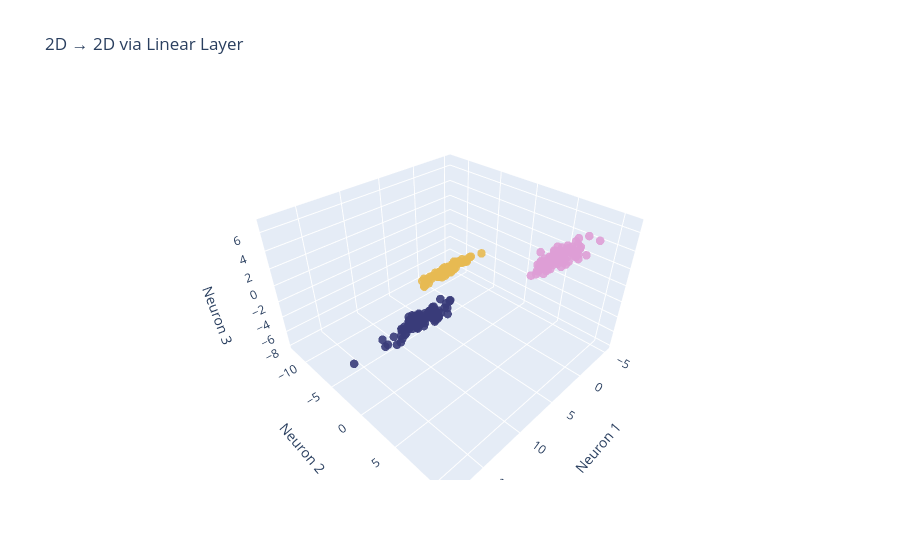

The notebook cell this image was saved under:
### Code cell
plot_3d_output(Z1, y, "2D → 2D via Linear Layer")

### Figure 1 — Plotly figure (JSON) as saved in the notebook; plotly's stock layout.template omitted (floating-point values rounded to 4 significant figures; data arrays with more than 128 entries replaced by an {"elided": "..."} marker saying what was removed)
{"data": [{"marker": {"color": {"elided": "300 int values"}, "colorscale": [[0, "rgb(57, 59, 121)"], [0.5, "rgb(231, 186, 82)"], [1, "rgb(222, 158, 214)"]], "opacity": 0.9, "size": 5, "symbol": "circle"}, "mode": "markers", "type": "scatter3d", "x": {"elided": "300 float values"}, "y": {"elided": "300 float values"}, "z": {"elided": "300 float values"}}], "layout": {"scene": {"xaxis": {"title": {"text": "Neuron 1"}}, "yaxis": {"title": {"text": "Neuron 2"}}, "zaxis": {"title": {"text": "Neuron 3"}}}, "title": {"text": "2D → 2D via Linear Layer"}}}
